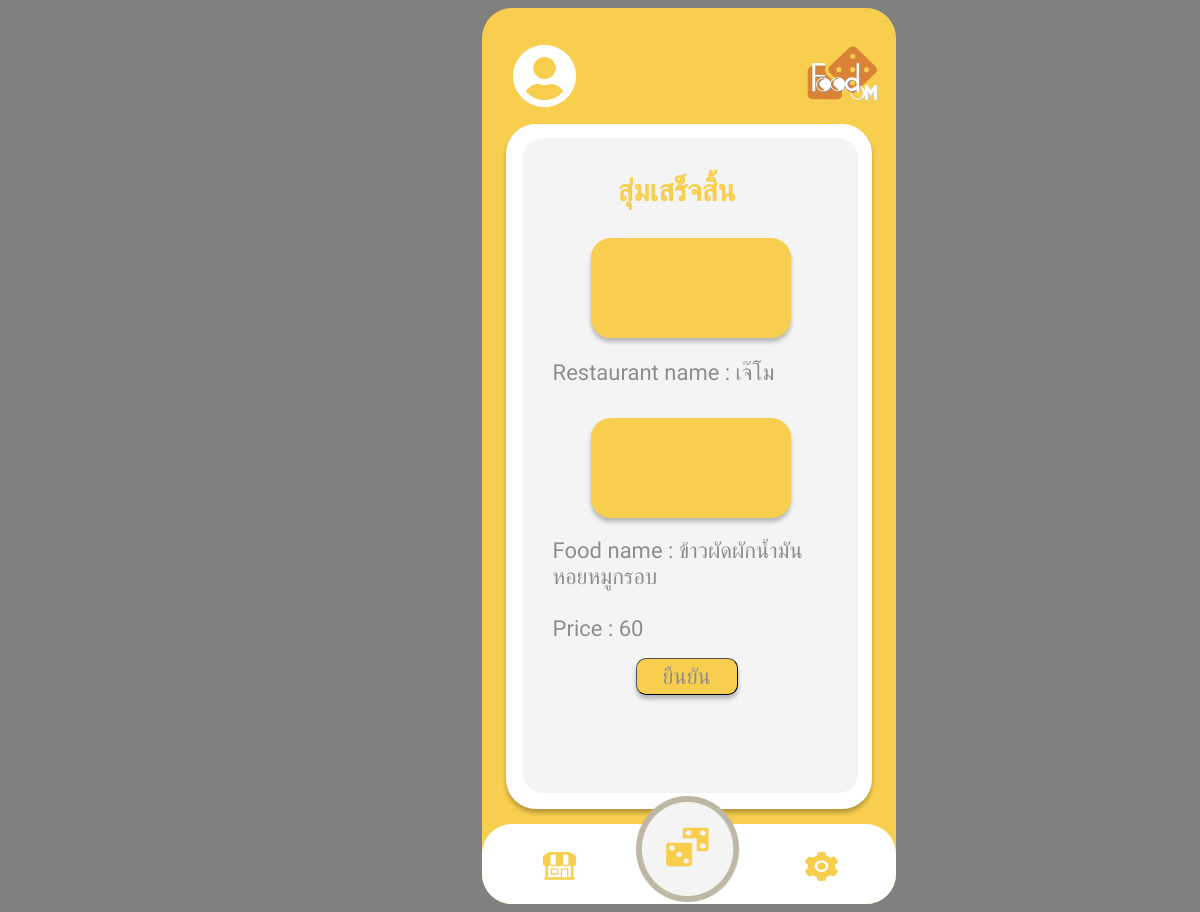
Screenshot of /Fn2_Result_2.php with the database file from the repository.
### tables this page shows
CREATE TABLE `menu` (
  `res_name` varchar(50) NOT NULL,
  `food_ID` int(20) NOT NULL,
  `prices` int(11) NOT NULL
);

CREATE TABLE `food` (
  `food_ID` int(20) NOT NULL,
  `name` varchar(50) NOT NULL,
  `number_range` int(11) NOT NULL
);

### Fn2_Result_2.php (the view, shortened to what this page needs)
<?php
    $numP = isset($_POST['numP']);
    $server = "localhost" ;
    $username = "root" ;
    $password = "root" ;
    $dbname = "fooddom" ;
    $connect = new mysqli($server,$username,$password,$dbname);
    $fromC = $connect->query("SELECT res_name FROM tables  ");
    $arr = [];
    while($row = $fromC->fetch_assoc()){
        $choose_resname = $row['res_name'];
        $chair1 = $connect->query("SELECT SUM(chair) as total_chair FROM tables WHERE res_name = '$choose_resname' ");
        while($r = $chair1->fetch_assoc()){
        $chair = $r['total_chair'];
        }
        if($chair >= $numP){
        array_push($arr, $choose_resname);
        }
    }
    $random_name_res=array_rand($arr,1);
    $resname = $arr[$random_name_res];
    $randfooddom =$connect->query(" SELECT menu.res_name , food.name , menu.prices , food.number_range
                                    FROM menu
                                    INNER JOIN food
                                    ON food.food_ID = menu.food_ID AND menu.res_name = '$resname'
                                    ORDER BY RAND()
                                    LIMIT 1;
                                ");
    while($limit = $randfooddom->fetch_assoc()){
        $food_name = $limit['name'];
        $res_name = $limit['res_name'];
        $price_food = $limit['prices'];
    }
?>
<!DOCTYPE html>
<html>
</html>
<body style="background-color: gray;">
    <div>
        <div class="page" style="margin-left: 40%;">
            <a href="profile.php">
                <img src="img/profile.png" style="
                position: absolute;
                width: 63px;
                height: 64px;
                left: 31px;
                top: 36px;">
            </a>
            <a href="Home.php">
                <img src="img/logo.png" style="
                position: absolute;
                width: 72px;
                height: 57.93px;
                left: 325px;
                top: 36px;">
            </a>
            <div style="position: absolute;
            width: 335px;
            height: 655px;
            left: 41px;
            top: 130px;
            background: rgb(245, 244, 244);
            border-radius: 20px;
            ">
            <c style="position: absolute;
            width: 150px;
            height: 26px;
            left: 95px;
            top: 40px;
            font-size: 30px;
            font-weight: bold;
            line-height: 26px;
            color: #F8CE4E;">สุ่มเสร็จสิ้น</c>
            <div class="block" style="top: 100px;"></div>
             <p class="font_moon" style="position: absolute;
                width: 300px;
                height: 86px;
                left: 30px;
                top: 200px;
                font-size: 22px;
                font-style : normal;
                color: #918D8D;">Restaurant name : <?php echo $res_name; ?> <br>
                </p>
                <div class="block" style="top: 280px;"></div>
                <c class="font_moon" style="position: absolute;
                width: 280px;
                height: 86px;
                left: 30px;
                top: 400px;
                color: #918D8D;
                text-overflow: ellipsis;">Food name :
                <?php echo $food_name; ?> <br><br>
                Price : <?php echo $price_food; ?><br></c>
            </div>
            <form action="Home.php">
            <button class="button" class="font_moon" style="
                position: absolute;
                width: 102.15px;
                height: 37px;
                left: 154px;
                top: 650px;
                border-width: thin;
                background-color: #F8CE4E;
                color: #918D8D;
                ">ยืนยัน</button>
            </form>
        <a href="Fn2_choose.php">
            <img src="img/ranicon.png" style="
                position: relative;
                width: 106px;
                height: 106px;
                left: 154px;
                top: 788px;
                z-index: 1;">
            </a>
        <tap class="bottom_tab" style="border-radius: 30px;">
            <a href="setting.php">
            <img src="img/settingicon.png" style="
                position: absolute;
                left: 78.02%;
                right: 14.01%;
                top: 35%;
                bottom: 3.35%;">
            </a>
            <a href="Home.php">
            <img src="img/homeicon.png" style="
                position: absolute;
                left: 14.73%;
                right: 77.29%;
                top: 35%;
                bottom: 3.38%;">
            </a>
        </tap>
        </div>
    </div>
</body>

### mystyle.css (style rules this page uses)
body { font-family: 'Kanit'; }
div { font-family: 'Kanit'; }
.page { position: relative; margin-left: 40%; width: 414px; height: 896px; background: #F8CE4E; border-radius: 30px; }
.button { position: absolute; width: 212px; height: 48px; font-family: 'Kanit'; background: #FFFFFF; box-shadow: 0px 4px 4px rgba(0, 0, 0, 0.25); border-radius: 10px; font-size: 22px; line-height: 26px; color: #F8CE4E; }
.font_moon { font-family: 'Kanit'; font-style: normal; font-weight: normal; font-size: 22px; line-height: 26px; color: #F8CE4E; }
.bottom_tab { position: absolute; width: 414px; height: 80px; left: 0px; top: 816px; background: #FFFFFF; }

### Fn2_Result_2.php (style rules this page uses)
.block { position: absolute; width: 200px; height: 100px; left: 68px; background: #F8CE4E; border-radius: 20px; box-shadow: 0px 4px 4px rgba(0, 0, 0, 0.25) }

### rows the page displays
menu: res_name "เจ๊โม", food_ID.name "ข้าวผัดผักน้ำมันหอยหมูกรอบ", prices "60"
